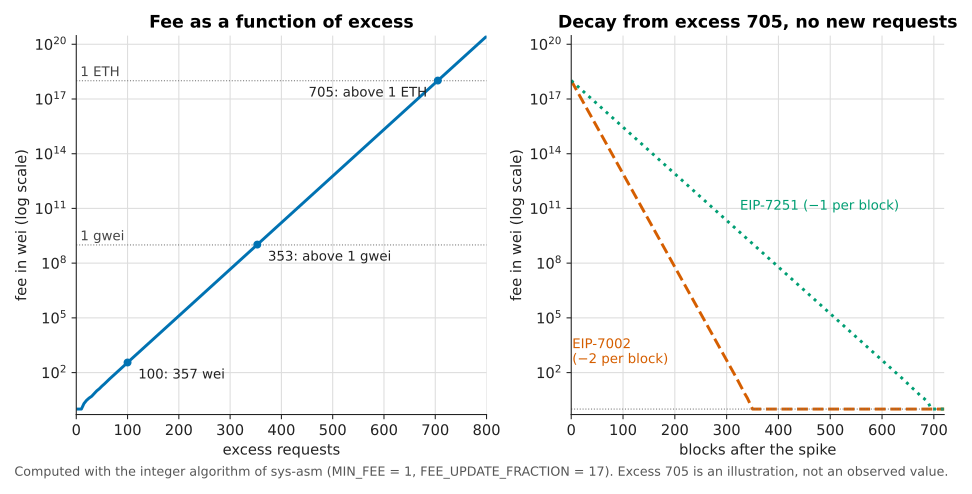

Reproduce this figure in Python.
"""Fee of the EIP-7002 / EIP-7251 request contracts (create-plot skill).

Left: fake_exponential(1, excess, 17) as implemented in sys-asm src/common/fake_expo.eas.
Right: decay of that fee after a spike, with no new requests, for both contracts.
Run: python3 -I <this file>
"""
import os
import sys

sys.path.insert(0, os.path.expanduser("~/.claude/skills/create-plot"))
import plotstyle as ps  # noqa: E402

GWEI = 10 ** 9
ETHER = 10 ** 18


def fake_exponential(factor, numerator, denominator):
    i, output, accum = 1, 0, factor * denominator
    while accum > 0:
        output += accum
        accum = (accum * numerator) // (denominator * i)
        i += 1
    return output // denominator


def fee(excess):
    return fake_exponential(1, excess, 17)


ps.apply()
fig, (ax1, ax2) = ps.figure(ncols=2, width_ratios=(1.1, 1))

# Left panel: fee against excess
xs = list(range(0, 801, 5))
c, ls, m = ps.style(0)
ax1.plot(xs, [fee(x) for x in xs], color=c, linestyle=ls)
ax1.set(yscale="log", xlim=(0, 800), ylim=(0.5, 3e20), xlabel="excess requests",
        ylabel="fee in wei (log scale)", title="Fee as a function of excess")
ax1.axhline(GWEI, color="#777777", linewidth=0.8, linestyle=":")
ax1.axhline(ETHER, color="#777777", linewidth=0.8, linestyle=":")
ax1.text(8, GWEI * 1.8, "1 gwei", color="#444444", fontsize=10)
ax1.text(8, ETHER * 1.8, "1 ETH", color="#444444", fontsize=10)
for x, label, dx, ha in [(100, "100: 357 wei", 8, "left"),
                         (353, "353: above 1 gwei", 8, "left"),
                         (705, "705: above 1 ETH", -8, "right")]:
    y = fee(x)
    ax1.plot([x], [y], marker="o", color=c, markersize=5)
    ax1.annotate(label, (x, y), xytext=(dx, -12), textcoords="offset points", ha=ha, fontsize=10, color="#222222")

# Right panel: decay from excess 705 with no new requests
blocks = list(range(0, 721, 5))
for i, (name, target, x_end, y_end, ha, dx, dy) in enumerate([
        ("EIP-7002\n(−2 per block)", 2, 110, None, "left", -42, -135),
        ("EIP-7251 (−1 per block)", 1, 300, None, "left", 10, 8)]):
    c2, ls2, _ = ps.style(i + 1)
    ax2.plot(blocks, [fee(max(705 - target * b, 0)) for b in blocks], color=c2, linestyle=ls2)
    ax2.annotate(name, (x_end, fee(max(705 - target * x_end, 0))), xytext=(dx, dy),
                 textcoords="offset points", ha=ha, fontsize=10, color=c2)
ax2.set(yscale="log", xlim=(0, 720), ylim=(0.5, 3e20), xlabel="blocks after the spike",
        ylabel="fee in wei (log scale)", title="Decay from excess 705, no new requests")
ax2.axhline(1, color="#777777", linewidth=0.8, linestyle=":")

ps.caption(fig, "Computed with the integer algorithm of sys-asm (MIN_FEE = 1, FEE_UPDATE_FRACTION = 17). Excess 705 is an illustration, not an observed value.")
ps.save(fig, __file__)
